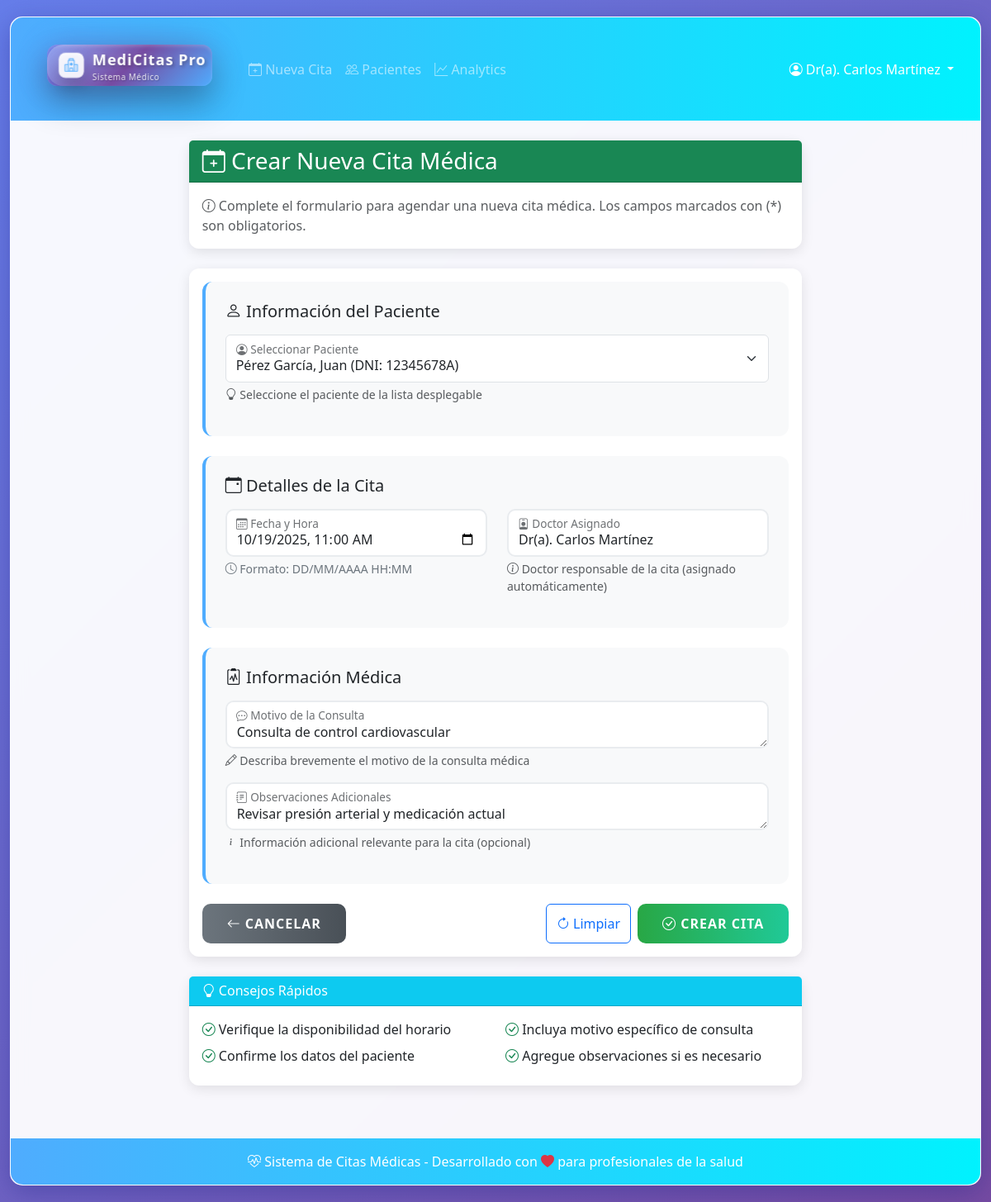
Screenshot of /api/v1/appointments/editar/9/ (signed in) with the database file from the repository.
### appointments/models.py (models this page shows, shortened)
class Appointment(models.Model):
    paciente = models.ForeignKey(
        'patients.Patient',  # Usa la referencia en cadena para evitar importaciones cíclicas
        on_delete=models.CASCADE,
        verbose_name="Paciente"
    )
    doctor = models.ForeignKey('doctors.Doctor', on_delete=models.CASCADE)  # Referencia correcta al modelo Doctor
    fecha = models.DateTimeField(verbose_name="Fecha y hora de la cita")
    motivo = models.TextField(verbose_name="Motivo de la consulta")
    observaciones = models.TextField(blank=True, null=True, verbose_name="Observaciones del doctor")
    creada_en = models.DateTimeField(auto_now_add=True)
    class Meta:
        verbose_name = "Cita Médica"
        verbose_name_plural = "Citas Médicas"
        ordering = ['-fecha']

### doctors/models.py (models this page shows, shortened)
class Doctor(models.Model):
    usuario = models.OneToOneField(User, on_delete=models.CASCADE, verbose_name="Usuario")
    nombre = models.CharField(max_length=100, verbose_name="Nombre")
    apellidos = models.CharField(max_length=150, verbose_name="Apellidos")
    especialidad = models.CharField(max_length=100, verbose_name="Especialidad")
    telefono = models.CharField(max_length=20, blank=True, verbose_name="Teléfono de contacto")
    class Meta:
        verbose_name = "Doctor"
        verbose_name_plural = "Doctores"
        ordering = ['apellidos', 'nombre']

### appointments/views.py (the view)
# urls.py: path('editar/<int:cita_id>/', editar_cita, name='editar_cita'),
@login_required
def editar_cita(request, cita_id):
    doctor = get_object_or_404(Doctor, usuario=request.user)
    cita = get_object_or_404(Appointment, id=cita_id, doctor=doctor)
    if request.method == "POST":
        form = AppointmentForm(request.POST, instance=cita, doctor=doctor)
        if form.is_valid():
            try:
                cita_actualizada = form.save()
                messages.success(
                    request,
                    f'¡Cita actualizada exitosamente! '
                    f'Paciente: {cita_actualizada.paciente.nombre} {cita_actualizada.paciente.apellidos}'
                )
                return redirect('doctor_dashboard')
            except Exception as e:
                messages.error(request, f'Error al actualizar la cita: {str(e)}')
        else:
            messages.error(request, 'Por favor corrija los errores en el formulario.')
    else:
        form = AppointmentForm(instance=cita, doctor=doctor)
    context = {
        'form': form,
        'cita': cita,
        'doctor': doctor,
        'editing': True,
    }
    return render(request, 'crear_cita.html', context)

### templates/crear_cita.html (shortened to what this page needs)
{% extends 'base.html' %}
{% block content %}
<div class="row justify-content-center">
    <div class="col-lg-8">
        <div class="card card-custom mb-4">
            <div class="card-header bg-success text-white">
                <h3 class="mb-0">
                    <i class="bi bi-calendar-plus"></i> Crear Nueva Cita Médica
                </h3>
            </div>
            <div class="card-body">
                <p class="text-muted mb-0">
                    <i class="bi bi-info-circle"></i>
                    Complete el formulario para agendar una nueva cita médica. Los campos marcados con (*) son obligatorios.
                </p>
            </div>
        </div>
        <div class="card card-custom">
            <div class="card-body">
                <form method="post" id="citaForm" novalidate>
                    <div class="form-section">
                        <h5 class="mb-3">
                            <i class="bi bi-person"></i> Información del Paciente
                        </h5>
                        <div class="row">
                            <div class="col-md-12 mb-3">
                                <div class="form-floating">
                                    {{ form.paciente }}
                                    <label for="{{ form.paciente.id_for_label }}" class="required-field">
                                    </label>
                                </div>
                                <div class="form-text">
                                    <i class="bi bi-lightbulb"></i>
                                    Seleccione el paciente de la lista desplegable
                                </div>
                            </div>
                        </div>
                    </div>
                    <div class="form-section">
                        <h5 class="mb-3">
                            <i class="bi bi-calendar-event"></i> Detalles de la Cita
                        </h5>
                        <div class="row">
                            <div class="col-md-6 mb-3">
                                <div class="form-floating datetime-container">
                                    {{ form.fecha }}
                                    <label for="{{ form.fecha.id_for_label }}" class="required-field">
                                    </label>
                                </div>
                                <div class="datetime-helper">
                                    <i class="bi bi-clock"></i>
                                    Formato: DD/MM/AAAA HH:MM
                                </div>
                            </div>
                            <div class="col-md-6 mb-3">
                                <div class="form-floating">
                                    <input type="text" class="form-control" readonly
                                           value="{% if editing %}Dr(a). {{ cita.doctor.nombre }} {{ cita.doctor.apellidos }}{% else %}Dr(a). {{ doctor.nombre }} {{ doctor.apellidos }}{% endif %}">
                                    <label>
                                    </label>
                                </div>
                                <div class="form-text">
                                    <i class="bi bi-info-circle"></i>
                                    Doctor responsable de la cita (asignado automáticamente)
                                </div>
                            </div>
                        </div>
                    </div>
                    <div class="form-section">
                        <h5 class="mb-3">
                            <i class="bi bi-clipboard2-pulse"></i> Información Médica
                        </h5>
                        <div class="row">
                            <div class="col-md-12 mb-3">
                                <div class="form-floating">
                                    {{ form.motivo }}
                                    <label for="{{ form.motivo.id_for_label }}" class="required-field">
                                    </label>
                                </div>
                                <div class="form-text">
                                    <i class="bi bi-pencil"></i>
                                    Describa brevemente el motivo de la consulta médica
                                </div>
                            </div>
                            <div class="col-md-12 mb-3">
                                <div class="form-floating">
                                    {{ form.observaciones }}
                                    <label for="{{ form.observaciones.id_for_label }}">
                                    </label>
                                </div>
                                <div class="form-text">
                                    <i class="bi bi-info"></i>
                                    Información adicional relevante para la cita (opcional)
                                </div>
                            </div>
                        </div>
                    </div>
                    <div class="d-flex justify-content-between align-items-center mt-4">
                        <a href="{% url 'doctor_dashboard' %}" class="btn btn-secondary btn-cancel">
                            <i class="bi bi-arrow-left"></i> Cancelar
                        </a>
                        <div class="d-flex gap-2">
                            <button type="button" class="btn btn-outline-primary" onclick="clearForm()">
                                <i class="bi bi-arrow-clockwise"></i> Limpiar
                            </button>
                            <button type="submit" class="btn btn-success btn-create">
                                <i class="bi bi-check-circle"></i>
                                <span class="button-text">Crear Cita</span>
                            </button>
                        </div>
                    </div>
                </form>
            </div>
        </div>
        <div class="card card-custom mt-4">
            <div class="card-header bg-info text-white">
                <h6 class="mb-0">
                    <i class="bi bi-lightbulb"></i> Consejos Rápidos
                </h6>
            </div>
            <div class="card-body">
                <div class="row">
                    <div class="col-md-6">
                        <ul class="list-unstyled mb-0">
                            <li class="mb-2">
                                <i class="bi bi-check-circle text-success"></i>
                                Verifique la disponibilidad del horario
                            </li>
                            <li class="mb-2">
                                <i class="bi bi-check-circle text-success"></i>
                                Confirme los datos del paciente
                            </li>
                        </ul>
                    </div>
                    <div class="col-md-6">
                        <ul class="list-unstyled mb-0">
                            <li class="mb-2">
                                <i class="bi bi-check-circle text-success"></i>
                                Incluya motivo específico de consulta
                            </li>
                            <li class="mb-2">
                                <i class="bi bi-check-circle text-success"></i>
                                Agregue observaciones si es necesario
                            </li>
                        </ul>
                    </div>
                </div>
            </div>
        </div>
    </div>
</div>
{% endblock %}

### templates/base.html (shortened to what this page needs)
{% load static %}
<!DOCTYPE html>
<html lang="es">
<head>
    <link href="https://cdn.jsdelivr.net/npm/bootstrap@5.3.0/dist/css/bootstrap.min.css" rel="stylesheet">
    <link href="https://cdn.jsdelivr.net/npm/bootstrap-icons@1.10.0/font/bootstrap-icons.css" rel="stylesheet">
    <link href="{% static 'css/logo.css' %}" rel="stylesheet">
</head>
<body>
    <div class="container-fluid">
        <div class="main-container">
            <nav class="navbar navbar-expand-lg navbar-dark navbar-custom">
                <div class="container-fluid px-4">
                    <a class="navbar-brand" href="{% url 'doctor_dashboard' %}">
                        <div class="logo-3d-container">
                            <div class="logo-3d logo-compact">
                                <div class="logo-glow"></div>
                                <div class="logo-background"></div>
                                <div class="logo-icon">
                                    <i class="bi bi-hospital"></i>
                                </div>
                                <div class="logo-text">
                                    <h1 class="logo-title">MediCitas Pro</h1>
                                    <p class="logo-subtitle">Sistema Médico</p>
                                </div>
                            </div>
                        </div>
                    </a>
                    <div class="navbar-nav me-auto">
                        <li class="nav-item">
                            <a class="nav-link" href="{% url 'crear_cita' %}">
                                <i class="bi bi-calendar-plus"></i> Nueva Cita
                            </a>
                        </li>
                        <li class="nav-item">
                            <a class="nav-link" href="{% url 'patient_dashboard' %}">
                                <i class="bi bi-people"></i> Pacientes
                            </a>
                        </li>
                        <li class="nav-item">
                            <a class="nav-link" href="{% url 'analytics_dashboard' %}">
                                <i class="bi bi-graph-up"></i> Analytics
                            </a>
                        </li>
                    </div>
                    {% if user.is_authenticated %}
                    <div class="navbar-nav ms-auto">
                        <div class="nav-item dropdown">
                            <a class="nav-link dropdown-toggle text-white" href="#" role="button" data-bs-toggle="dropdown">
                                <i class="bi bi-person-circle"></i> Dr(a). {{ user.first_name }} {{ user.last_name }}
                            </a>
                        </div>
                    </div>
                    {% endif %}
                </div>
            </nav>
            <main class="container-fluid p-4 fade-in">
                {% block content %}{% endblock %}
            </main>
            <footer class="footer-custom text-white text-center py-3">
                <div class="container">
                    <p class="mb-0">
                        <i class="bi bi-heart-pulse"></i> Sistema de Citas Médicas -
                        Desarrollado con <i class="bi bi-heart-fill text-danger"></i> para profesionales de la salud
                    </p>
                </div>
            </footer>
        </div>
    </div>
</body>
</html>

### rows the page displays
Appointment: paciente "Pérez García, Juan (DNI: 12345678A)", fecha "10/19/2025 11:00", doctor.nombre "Dr(a). Carlos Martínez", motivo "Consulta de control cardiovascular", observaciones "Revisar presión arterial y medicación actual"

### other values shown
{{ user.first_name }} "Carlos"
{{ user.last_name }} "Martínez"
